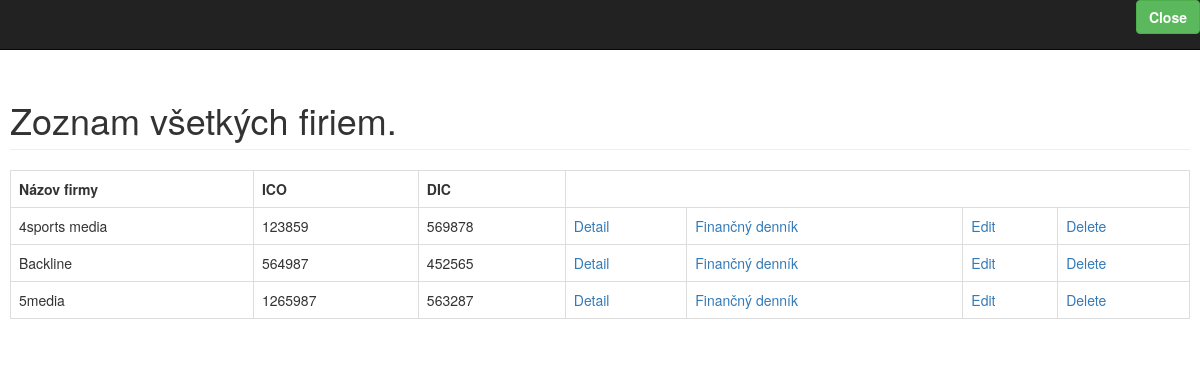
Screenshot of /cms/admin/show_firmy.php (signed in) with the database file from the repository.
### tables this page shows
CREATE TABLE `firmy` (
  `firmy_id` int(11) NOT NULL AUTO_INCREMENT,
  `nazov_firmy` varchar(200) DEFAULT NULL,
  `ico` varchar(50) DEFAULT NULL,
  `dic` varchar(50) DEFAULT NULL,
  `bezna_taxa` int(11) DEFAULT NULL,
  `priplatok_noc` int(11) DEFAULT NULL,
  `priplatok_sobota` int(11) DEFAULT NULL,
  `priplatok_nedela` int(11) DEFAULT NULL,
  `priplatok_sviatok` int(11) DEFAULT NULL,
  PRIMARY KEY (`firmy_id`)
);

### cms/admin/functions_firmy.php (the view, shortened to what this page needs)
<?php
    function findAllFirmy()
    {
        global $connection;
        $query = "SELECT * FROM firmy";
        $select_firmy = mysqli_query($connection, $query);
        echo "<tr>";
            echo "<th> Názov firmy </th>";
            echo "<th> ICO </th>";
            echo "<th> DIC </th>";
        echo "</tr>";
        while($row = mysqli_fetch_assoc($select_firmy))
        {
            $nazov_firmy = $row['nazov_firmy'];
            $ico = $row['ico'];
            $dic = $row['dic'];
            $firmy_id = $row['firmy_id'];
            echo "<tr>";
            echo "<td> {$nazov_firmy} </td>";
            echo "<td> {$ico} </td>";
            echo "<td> {$dic} </td>";
            echo "<td><a href='show_firmy.php?detail={$firmy_id}'>Detail</a></td>";
            echo "<td><a href='fin_den_firmy.php?firmy_id={$firmy_id}'>Finančný denník</a></td>";
            echo "<td><a href='show_firmy.php?edit={$firmy_id}'>Edit</a></td>";
            echo "<td><a href='show_firmy.php?delete={$firmy_id}'>Delete</a></td>";
            echo "</tr>";
        }
    }
?>

### cms/admin/css/sb-admin.css (style rules this page uses)
body { margin-top: 100px; background-color: #fff; }
@media (min-width:768px) { body { margin-top: 50px; } }

### rows the page displays
firmy: nazov_firmy "4sports media", ico "123859", dic "569878"
firmy: nazov_firmy "Backline", ico "564987", dic "452565"
firmy: nazov_firmy "5media", ico "1265987", dic "563287"
